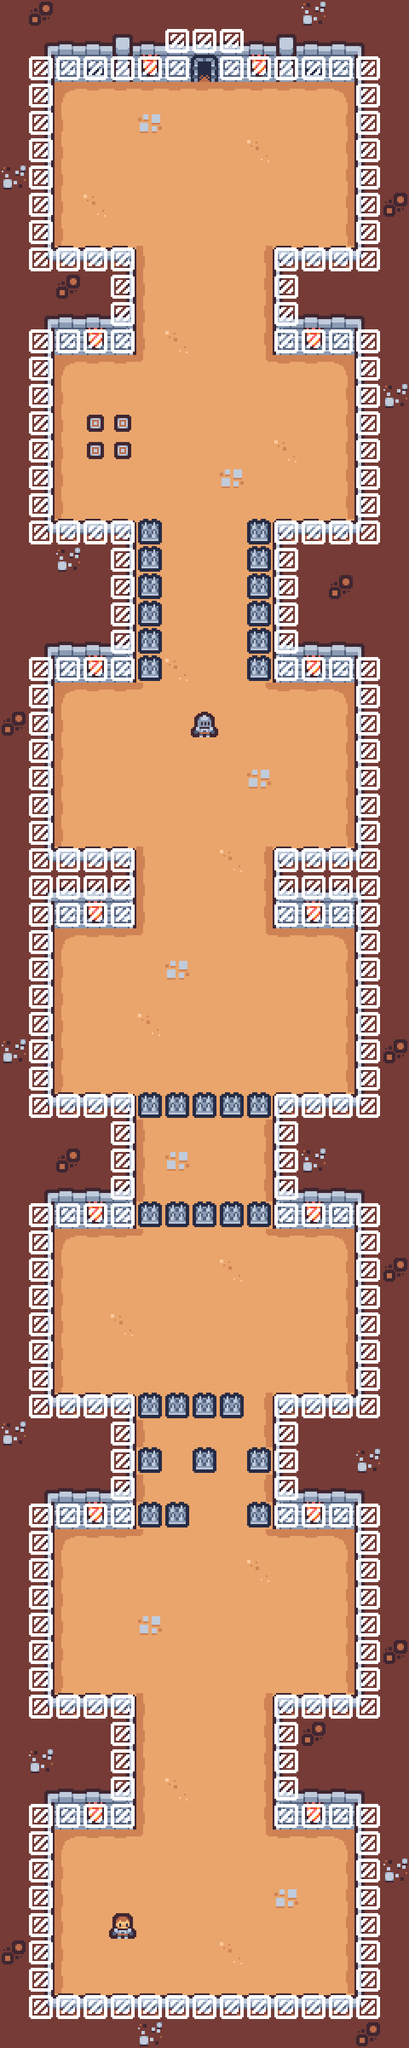

A 2D game scene composited from a Tiled map and its tileset images. What follows is a short description and the map's XML, with each tile layer's data collapsed to a summary:
An orthogonal 15x75 tile map with 48x48 px tiles, 11 tile layers (Ground, Walls, Spikes, Finish, ...).

<map version="1.10" tiledversion="1.11.2" orientation="orthogonal" renderorder="right-down" width="15" height="75" tilewidth="48" tileheight="48" infinite="0" nextlayerid="12" nextobjectid="1">
 <tileset firstgid="1" name="tilemap" tilewidth="48" tileheight="48" spacing="3" tilecount="132" columns="12">
  <image source="tilemap.png" width="609" height="558" />
 </tileset>
 <layer id="1" name="Ground" width="15" height="75">
  <data>[1125 cells, 1125 non-empty, 6 distinct tile ids]</data>
 </layer>
 <layer id="2" name="Walls" width="15" height="75">
  <data>[1125 cells, 522 non-empty, 23 distinct tile ids]</data>
 </layer>
 <layer id="3" name="Spikes" width="15" height="75">
  <data>[1125 cells, 32 non-empty, 1 distinct tile ids]</data>
 </layer>
 <layer id="4" name="Finish" width="15" height="75">
  <data>[1125 cells, 1 non-empty, 1 distinct tile ids]</data>
 </layer>
 <layer id="5" name="Start" width="15" height="75">
  <data>[1125 cells, 1 non-empty, 1 distinct tile ids]</data>
 </layer>
 <layer id="6" name="Warrior" width="15" height="75">
  <data>[1125 cells, 1 non-empty, 1 distinct tile ids]</data>
 </layer>
 <layer id="7" name="Archer" width="15" height="75">
  <data>[1125 cells, 0 non-empty, 0 distinct tile ids]</data>
 </layer>
 <layer id="8" name="Barbarian" width="15" height="75">
  <data>[1125 cells, 0 non-empty, 0 distinct tile ids]</data>
 </layer>
 <layer id="9" name="Decorations" width="15" height="75">
  <data>[1125 cells, 0 non-empty, 0 distinct tile ids]</data>
 </layer>
 <layer id="10" name="Collision" width="15" height="75">
  <data>[1125 cells, 246 non-empty, 1 distinct tile ids]</data>
 </layer>
 <layer id="11" name="Medals" width="15" height="75">
  <data>[1125 cells, 4 non-empty, 1 distinct tile ids]</data>
 </layer>
</map>
